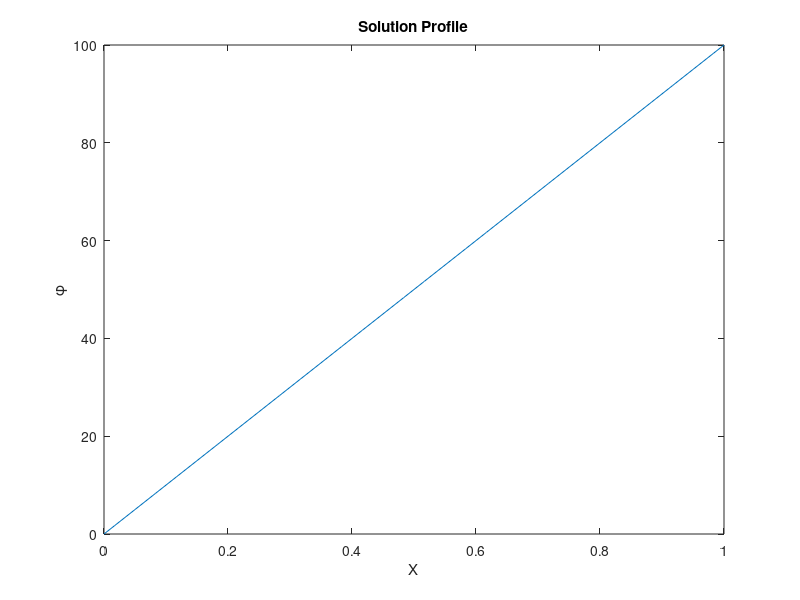

The MATLAB script that drew this image:
%This Program Solves 1D Steady Laplace Eq. by node Centerd FVM
clear
clc
close all

%-----------------Inputs
N=30; % No. CVs in X direcition
XMIN=0; %Minimum X
XMAX=1; %Maximum X
EXX=1; %Expansion Factor ------X Direction
%-----------------------------------------------
NI=N+2;  % Two Extra points for first & last Cvs(Boundary)
NIM=NI-1; % No CVS +1, the NIM CV is on the boundary
%----------------------
X=zeros(1,NI);  %Grid Nodes
XC=zeros(1,NI); %Cell Centers
FI=zeros(1,NI); %Solution Variavle
Q=zeros(1,NI);  % Source Term
AE=zeros(1,NIM);  %East Coe.
AW=zeros(1,NIM);  %West Coe.
AP=zeros(1,NIM);  %Point Coe.
B=zeros(N,3); %Auxillary Matrix for Constructing Sparse Marix

%----------Grid Generation
%DEFINE GRID IN X-DIRECTION
if EXX==1
    DX=(XMAX-XMIN)/N;
else
    DX=(XMAX-XMIN)*(1-EXX)/(1-EXX^N);
end

X(1)=XMIN;
for I=2:NIM
    X(I)=X(I-1)+DX;
    DX=DX*EXX;
end
X(NI)=X(NIM);

XC(1)=X(1); %first and last CV center lay on the boundaries
XC(NI)=X(NIM);
for I=2:NIM
    XC(I)=0.5*(X(I)+X(I-1));
end

% FI(1)=0; %Left BC
FI(NI)=100; %Right BC
%.....CALCULATE ELEMENTS OF MATRIX [A] (For Laplace equation, Q(IJ)=0.;

for I=2:NIM
        AE(I)=1/(XC(I+1)-XC(I)); %1/Xw
        AW(I)=1/(XC(I)-XC(I-1)); %1/Xe
        AP(I)=(AE(I)+AW(I));   
        Q(I)=0;%sin(2*pi*XC(I));
end

if any(Q) %If Source Term is non-zero plot it
    figure
    plot(XC,Q)
    xlabel('X')
    ylabel('Source Term')
    title('Source Term')
end

%Neuman BC on the Left
q=-100;
Q(2)=Q(2)+q;  %BCs at first CV
AP(2)=AP(2)-AW(2);
% Q(2)=Q(2)+AW(2)*FI(1);  %BCs at first CV
% AW(2)=0;
Q(NIM)=Q(NIM)+AE(NIM)*FI(NI);  %BCs at Last CV by Invoking to Source Term
AE(NIM)=0;   %Break Link to the Right

%Assemble Matrix & Solve
AP=AP(2:end);
AE=AE(2:end-1);
AW=AW(3:end);
%Sparse Matrix Construction
B(1:N-1,1)=-AE;
B(:,2)=AP;
B(2:N,3)=-AW;
A=spdiags(B,[-1 0 1],N,N);
% A=diag(AP)-diag(AE,1)-diag(AW,-1);
b=Q(2:NIM)';
T=A\b; %Solution in the Interior Cells
FI(2:NIM)=T(:);
%Interpolate FI @ Boundaries
%Left Boundary
p=polyfit([XC(2) XC(3) XC(4)],[FI(2) FI(3) FI(4)],2);
l=polyval(p,XC(1));
FI(1)=l;
% %Right Boundary
% p=polyfit([XC(NIM) XC(NIM-1) XC(NIM-2)],[FI(NIM) FI(NIM-1) FI(NIM-2)]2)
% r=polyval(p,XC(NI))
% FI(NI)=r;
%Plot Result
figure
plot(XC,FI)
xlabel('X')
ylabel('\phi')
title('Solution Profile')
%Report Fluxes
ql=(T(1)-T(2))/(XC(3)-XC(2));
qr=(T(end)-T(end-1))/(XC(end-1)-XC(end-2));
fprintf('\nFlux of FI @ the Left Boundary is:\t%2.4f',ql);
fprintf('\nFlux of FI @ the Right Boundary is:\t%2.4f',qr);
fprintf('\nFlux Inbalance @ the Boundaries is:\t%2.4f\n',qr+ql);

disp('Good Lock, Mohammad Aghakhani')


